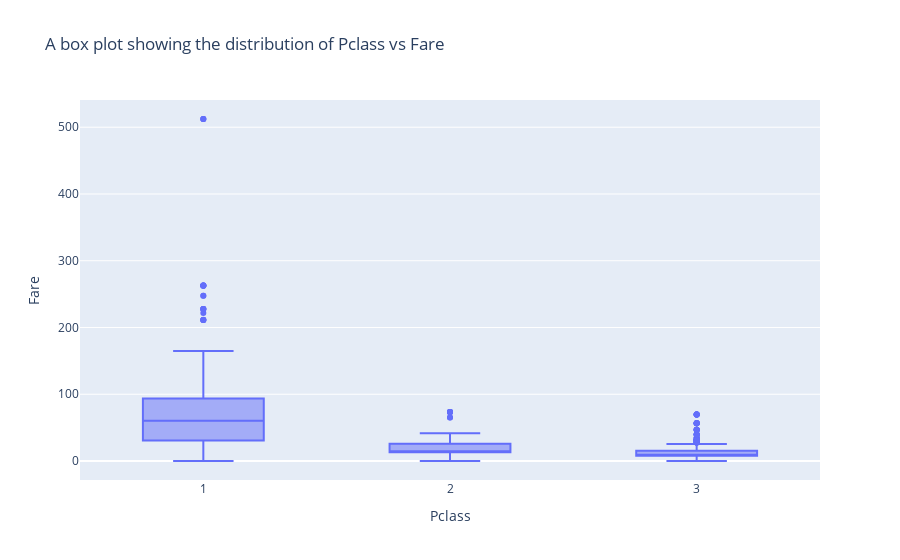

The cell this chart's notebook holds for it:
### Code cell
fig = px.box(titanic_DS, x="Pclass", y="Fare", title='A box plot showing the distribution of Pclass vs Fare')

fig.show()

### Figure 1 — Plotly figure (JSON) as saved in the notebook; plotly's stock layout.template omitted (floating-point values rounded to 4 significant figures; data arrays with more than 128 entries replaced by an {"elided": "..."} marker saying what was removed)
{"data": [{"alignmentgroup": "True", "hovertemplate": "Pclass=%{x}<br>Fare=%{y}<extra></extra>", "legendgroup": "", "marker": {"color": "#636efa"}, "name": "", "notched": false, "offsetgroup": "", "orientation": "v", "showlegend": false, "type": "box", "x": {"elided": "891 int values"}, "x0": " ", "xaxis": "x", "y": {"elided": "891 float values"}, "y0": " ", "yaxis": "y"}], "layout": {"boxmode": "group", "legend": {"tracegroupgap": 0}, "title": {"text": "A box plot showing the distribution of Pclass vs Fare"}, "xaxis": {"anchor": "y", "domain": [0, 1], "title": {"text": "Pclass"}}, "yaxis": {"anchor": "x", "domain": [0, 1], "title": {"text": "Fare"}}}}
